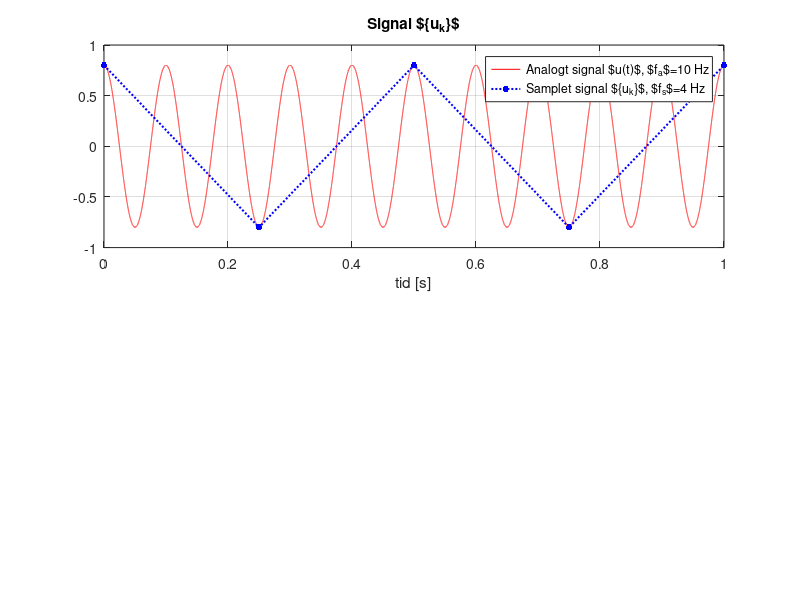

The MATLAB source for this figure: (Note: this script raises an error after producing the figure.)
%% b) Sampling og fenomenet nedfolding.
clear; close all; clc

% Velg først din helt unike samplingsfrekvens i området 32<fs<48
fs = 4           % [Hz], samplingskrekvens

% Velg dine frekvenser f_a for det analoge signal.
% Velg typisk frekvensene 1, 5, 10, 15, 20, ..., 2*fs
% eller 1, 6, 12, 18, ..., 2*fs
f_a = 10;  % [Hz]

% -------------------------------------------------------------
% Lager først analogt signal u(t) som vi kaller "u_a" i koden.
% Signalet er laget med en tilnærmet kontinuerlig
% tidsvektor t som vi kaller "t_a" i koden
% -------------------------------------------------------------
t_slutt = 1;
t_a = 0:0.00001:t_slutt;   % lager en vektor med fiktiv "kontinuerlig tid"
u_a = 0.8*cos(2*pi*f_a*t_a);

% --------------------------------------------------------------
% Lager diskret signal u_k som vi kaller for "u" i koden,
% og som er basert på den diskrete tidsvektoren t_k
% som vi kaller for "t" i koden.
%
% Med refereanse til kap 7.2 i kompendiet så beregner vi altså
%
% u_k = 0.8*cos(2*pi*f_a*t_k)
%
% og demonstrerer at vi ved nedfolding får
%
% u_k = 0.8*cos(2*pi*f_d*t_k)
%
% hvor f_d<f_a
% --------------------------------------------------------------
Ts = 1/fs;       % [sek], sampletid
t = 0:Ts:t_slutt;
u = 0.8*cos(2*pi*f_a*t);


% plotter analogt og samplet signal i samme plot
figure
subplot(2,1,1)
plot(t_a,u_a,'r')
hold on
plot(t,u,'b:','Linewidth',1.5,'Marker','.','MarkerSize',15)
grid
title('Signal $\{u_k\}$')
xlabel('tid [s]')
legend(['Analogt signal $u(t)$, $f_a$=',num2str(f_a),' Hz'],...
    ['Samplet signal $\{u_k\}$, $f_s$=',num2str(fs),' Hz'])


% Beregner spekteret til det samplede signalet
[frekvens,spekter]=FrekvensSpekterSignal(u,t);

subplot(2,1,2)
plot(frekvens,spekter)
grid
title('Frekvens-spekter av signal $\{u_k\}$')
xlabel('frekvenser [Hz] i signalet')
ylabel('Amplitude')


%%
f_a = [];
f_d = [];
figure
plot(f_a,f_d,'*-')
grid
xlabel('Frekvens analogt signal $f_a$ [Hz]')
ylabel('Frekvens diskret signal $f_d$ [Hz]')
legend(['$f_s$=',num2str(fs),' Hz,  $f_N$=', num2str(fs/2),' Hz'])

